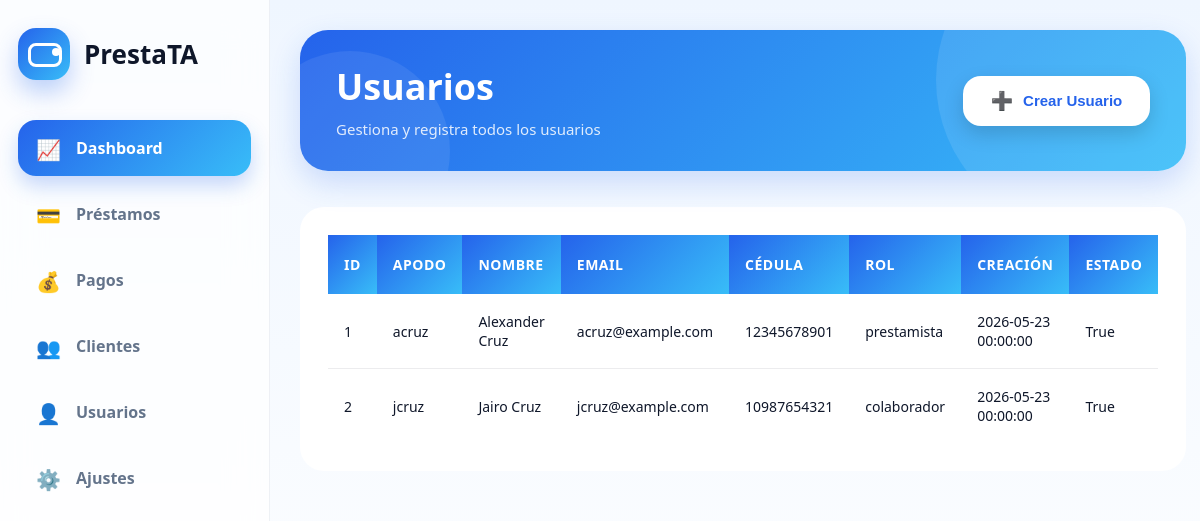
Page /usuario on the earlier database version.
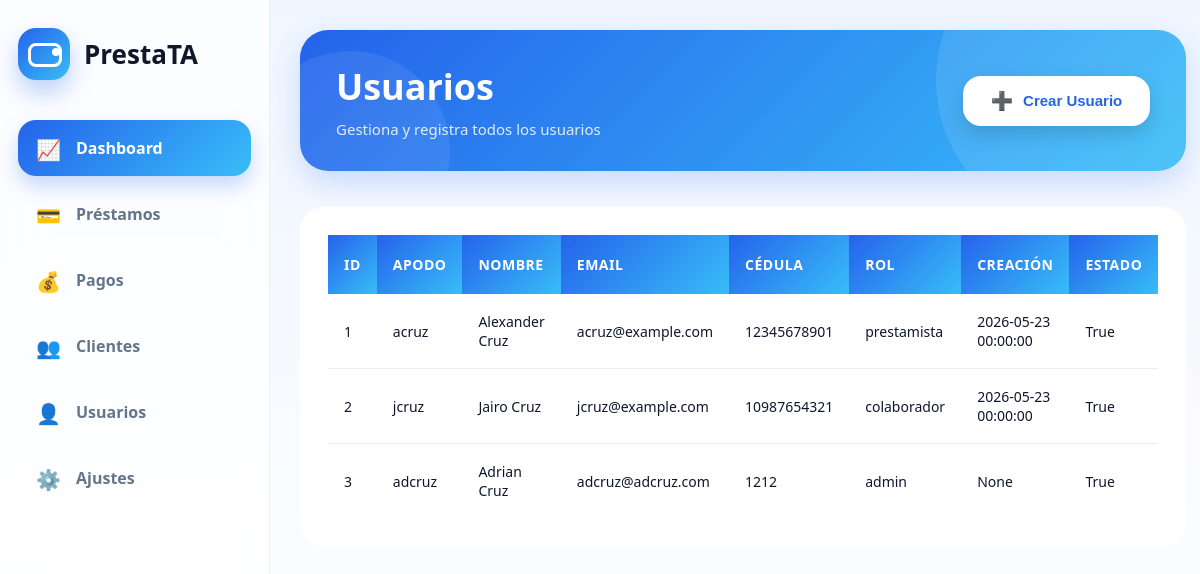
Same page on the later database version.
### app/models.py (models this page shows)
class Usuarios(db.Model):
    __tablename__ = 'Usuarios'
    id = db.Column(db.Integer, autoincrement=True, primary_key=True)
    apodo = db.Column(db.String(100), unique=True)
    nombre = db.Column(db.String(100))
    email = db.Column(db.String(100), unique=True)
    cedula = db.Column(db.Integer, unique=True)
    telefono = db.Column(db.Integer, unique=True)
    password = db.Column(db.String(100))
    rol = db.Column(db.String(50))
    creacion = db.Column(db.DateTime)
    estado = db.Column(db.Boolean)

### app/route.py (the view, shortened to what this page needs)
@main.route('/usuario', methods=['GET', 'POST'])
def usuario():
    usuarios = Usuarios.query.all()
    return render_template('usuario.html', usuarios=usuarios)

### app/templates/usuario.html (shortened to what this page needs)
{% extends 'layout.html'%}
    {% block content %}
<header class="header">
    <div class="header-content">
        <div class="header-title">
            <h1>Usuarios</h1>
            <p class="header-subtitle">Gestiona y registra todos los usuarios</p>
        </div>
        <button class="header-btn" onclick="">
            <span class="btn-icon">➕</span> Crear Usuario
        </button>
    </div>
</header>
<div class="table-container">
    <table class="table">
        <thead class="table-head">
            <tr>
                <th>id</th>
                <th>Apodo</th>
                <th>Nombre</th>
                <th>Email</th>
                <th>Cédula</th>
                <th>Rol</th>
                <th>Creación</th>
                <th>Estado</th>
            </tr>
        </thead>
        <tbody class="table-body">
        {% for usuario in usuarios %}
        <tr>
            <td>{{ usuario.id }}</td>
            <td>{{ usuario.apodo }}</td>
            <td>{{ usuario.nombre }}</td>
            <td>{{ usuario.email }}</td>
            <td>{{ usuario.cedula }}</td>
            <td>{{ usuario.rol }}</td>
            <td>{{ usuario.creacion }}</td>
            <td>{{ usuario.estado }}</td>
        </tr>
        {% endfor %}
        </tbody>
    </table>
</div>
{% endblock %}

### app/templates/layout.html (shortened to what this page needs)
<!DOCTYPE html>
<html lang="en">
<head>
    <link rel="stylesheet" href="{{url_for('static', filename='css/style.css')}}">
</head>
<body>
    <div class="dashboard">
    <aside class="sidebar">
        <div class="logo">
            <div class="logo-icon"></div>
            <h1>PrestaTA</h1>
        </div>
        <nav class="sidebar-nav">
            <a href="{{url_for('main.dashboard')}}" class="nav-item active">
                <div class="icon home">📈</div>
                Dashboard
            </a>
            <a href="{{url_for('main.prestamo')}}" class="nav-item">
                <div class="icon money">💳</div>
                Préstamos
            </a>
            <a href="{{url_for('main.pago')}}" class="nav-item">
                <div class="icon users">💰</div>
                Pagos
            </a>
             <a href="{{url_for('main.cliente')}}" class="nav-item">
                <div class="icon users">👥</div>
                Clientes
            </a>
             <a href="{{url_for('main.usuario')}}" class="nav-item">
                <div class="icon users">👤</div>
                Usuarios
            </a>
            <a href="{{url_for('main.config')}}" class="nav-item">
                <div class="icon settings">⚙️</div>
                Ajustes
            </a>
        </nav>
    </aside>
    <main class="main">
        {% block content %}{% endblock %}
    </main>
</div>
</body>
</html>

### app/static/css/style.css (style rules this page uses)
* { margin:0; padding:0; box-sizing:border-box; }
:root { --primary:#2563eb; --primary-light:#38bdf8; --bg:#f1f5f9; --card:#ffffff; --text:#0f172a; --muted:#64748b; --success:#16a34a; --shadow: 0 10px 30px rgba(15,23,42,.08) --radius:28px; }
body { font-family: system-ui, sans-serif; background: linear-gradient(180deg,#eff6ff,#ffffff); color:var(--text); min-height:100vh; }
.dashboard { display:grid; grid-template-columns: 270px 1fr; min-height:100vh; }
.sidebar { background:rgba(255,255,255,.75); backdrop-filter:blur(20px); border-right: 1px solid rgba(148,163,184,.15); padding:28px 18px; position:sticky; top:0; height:100vh; }
.logo { display:flex; align-items:center; gap:14px; margin-bottom:40px; }
.logo-icon { width:52px; height:52px; border-radius:18px; background:linear-gradient(135deg, var(--primary), var(--primary-light)); position:relative; box-shadow: 0 12px 25px rgba(37,99,235,.3); }
.logo-icon::before { content:" "; position:absolute; width:28px; height:18px; border: 3px solid white; border-radius:8px; top:15px; left:10px; }
.logo-icon::after { content:""; position:absolute; width:8px; height:8px; border-radius:50%; background:white; right:10px; top:20px; }
.logo h1 { font-size:26px; font-weight:800; }
.sidebar-nav { display:flex; flex-direction:column; gap:10px; }
.nav-item { display:flex; align-items:center; gap:16px; padding:16px 18px; border-radius:18px; text-decoration:none; color:var(--muted); font-weight:600; transition:.3s; }
.nav-item.active { background: linear-gradient(135deg, var(--primary), var(--primary-light)); color:white; box-shadow: 0 10px 20px rgba(37,99,235,.25); }
.icon { font-size: 20px; width:24px; height:24px; position:relative; flex-shrink:0; }
.main { padding:30px; }
.header { background: linear-gradient(135deg, var(--primary), var(--primary-light)); border-radius: 28px; padding: 32px 36px; margin-bottom: 36px; box-shadow: 0 12px 30px rgba(37,99,235,.2); position: relative; overflow: hidden; }
.header::before { content: ""; position: absolute; width: 300px; height: 300px; border-radius: 50%; background: rgba(255,255,255,.1); top: -100px; right: -50px; }
.header::after { content: ""; position: absolute; width: 200px; height: 200px; border-radius: 50%; background: rgba(255,255,255,.08); bottom: -80px; left: -50px; }
.header-content { display: flex; justify-content: space-between; align-items: center; position: relative; z-index: 1; }
.header-title h1 { font-size: 36px; font-weight: 800; color: white; margin-bottom: 8px; }
.header-subtitle { color: rgba(255,255,255,.85); font-size: 15px; font-weight: 500; }
.header-btn { background: white; color: var(--primary); border: none; padding: 14px 28px; border-radius: 18px; font-weight: 700; cursor: pointer; transition: all .3s ease; display: flex; align-items: center; gap: 10px; box-shadow: 0 8px 20px rgba(0,0,0,.15); font-size: 15px; }
.btn-icon { font-size: 18px; }
.table-container { background: var(--card); border-radius: 24px; padding: 28px; box-shadow: var(--shadow); overflow: hidden; }
.table { width: 100%; border-collapse: collapse; margin: 0; }
.table-head th { background: linear-gradient(135deg, var(--primary), var(--primary-light)); color: white; padding: 20px 16px; text-align: left; font-weight: 700; font-size: 14px; letter-spacing: .5px; text-transform: uppercase; border: none; }
.table-body tr { border-bottom: 1px solid rgba(15,23,42,.08); transition: all .2s ease; }
.table-body tr:last-child { border-bottom: none; }
.table-body td { padding: 18px 16px; color: var(--text); font-size: 14px; }

Differences in the rows shown:
added Usuarios: id "3", apodo "adcruz", nombre "Adrian Cruz", email "adcruz@adcruz.com", cedula "1212", rol "admin", creacion "None", estado "True"
